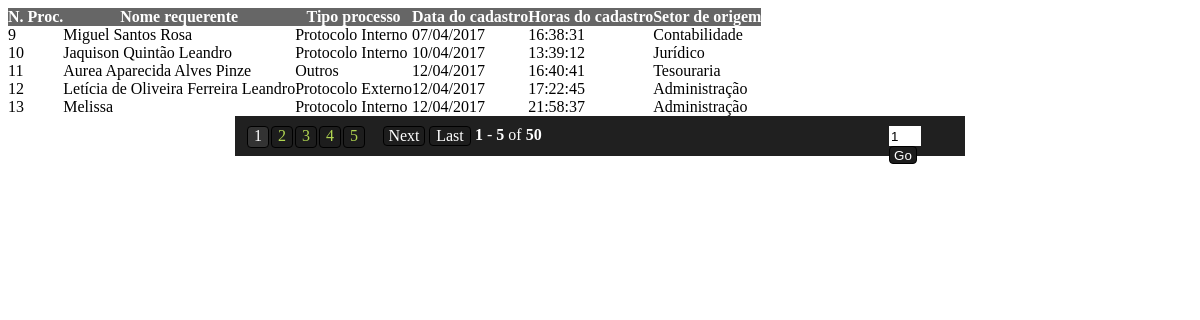
Before: /frm/pesquisa.php (signed in) with the older database file.
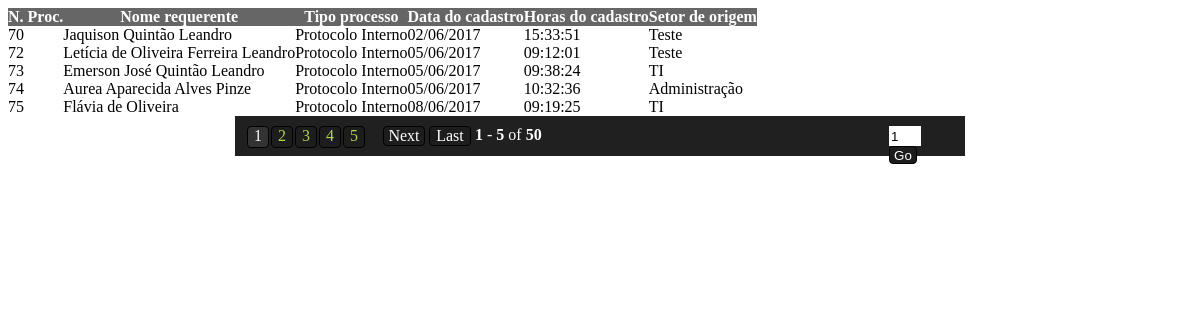
After: the same page with the newer database file.
### tables this page shows
CREATE TABLE IF NOT EXISTS `proc` (
  `cod` int(11) NOT NULL AUTO_INCREMENT,
  `cod_req` int(11) NOT NULL,
  `user_id` int(11) NOT NULL,
  `tipo` varchar(2) DEFAULT NULL,
  `assunto` text,
  `descricao` varchar(50) DEFAULT NULL,
  `setor` int(11) DEFAULT NULL,
  `data` date DEFAULT NULL,
  `horas` time DEFAULT NULL,
  PRIMARY KEY (`cod`),
  KEY `cod_req` (`cod_req`),
  KEY `user_id` (`user_id`)
);

CREATE TABLE IF NOT EXISTS `req` (
  `cod` int(10) unsigned NOT NULL AUTO_INCREMENT,
  `nome` varchar(60) NOT NULL,
  `tipo` char(1) NOT NULL,
  `cpf` varchar(18) NOT NULL,
  `sexo` char(1) NOT NULL,
  `tel` varchar(14) DEFAULT NULL,
  `cel` varchar(14) DEFAULT NULL,
  `rec` varchar(14) DEFAULT NULL,
  `email` varchar(30) DEFAULT NULL,
  PRIMARY KEY (`cod`),
  UNIQUE KEY `cpf` (`cpf`)
);

CREATE TABLE IF NOT EXISTS `setor` (
  `cod_setor` int(11) NOT NULL AUTO_INCREMENT,
  `setor` varchar(50) NOT NULL DEFAULT '0',
  `responsavel` varchar(50) DEFAULT NULL,
  PRIMARY KEY (`cod_setor`)
);

### frm/pesquisa.php (the view, shortened to what this page needs)
<!DOCTYPE html>
<html lang="pt-br">
	<head>
    <link href="../lib/smartpaginator/css/smartpaginator.css" rel="stylesheet" type="text/css" />
	</head>
	<body>
<?php
    require_once "check.php";
	$user_id = $_SESSION['user_id'];
require_once "../config/init.php";
$sql0_query = mysqli_query($link,"SELECT u.permission AS permissao FROM users u WHERE u.id ='".$user_id."'");
$r0 = mysqli_fetch_array($sql0_query);
       $p0 = $r0["permissao"];
if ($p0 == "0"){
$sql_query = mysqli_query($link,"SELECT p.cod, r.nome, p.tipo, DATE_FORMAT(p.data,'%d/%m/%Y') AS data, p.horas,s.setor AS setor FROM proc p, req r, setor s WHERE p.cod_req = r.cod
AND s.cod_setor = p.setor AND p.user_id = '".$user_id."' ORDER BY cod ASC");
}
else
{
$sql_query = mysqli_query($link,"SELECT p.cod, r.nome, p.tipo, DATE_FORMAT(p.data,'%d/%m/%Y') AS data, p.horas,s.setor AS setor FROM proc p, req r, setor s WHERE p.cod_req = r.cod
AND s.cod_setor = p.setor ORDER BY cod ASC");
}
?>
<form name="cadastro" id="cadastro" method="POST">
<table id="mt-1" cellpadding="0" cellspacing="0" border="0" class="table">
      <tr>
        <th align='center' valign='middle'  bgColor='#666666'><font color='#FFF'>N. Proc.</th>
        <th align='center' bgColor='#666666'><font color='#FFF'>Nome requerente</th>
        <th align='center' bgColor='#666666'><font color='#FFF'>Tipo processo</th>
        <th align='center' bgColor='#666666'><font color='#FFF'>Data do cadastro</th>
        <th align='center' bgColor='#666666'><font color='#FFF'>Horas do cadastro</th>
        <th align='center' bgColor='#666666'><font color='#FFF'>Setor de origem</th>
      </tr>
        <?php while ($array = mysqli_fetch_array($sql_query)) {
      if ($array["tipo"]=='PI') $ptipo = "Protocolo Interno";
      if ($array["tipo"]=='PE') $ptipo = "Protocolo Externo";
      if ($array["tipo"]=='OT') $ptipo = "Outros";
        $cod = $array["cod"];
        $req = $array["nome"];
        $tipo = $ptipo;
        $data = $array["data"];
        $horas = $array["horas"];
        $setor = $array["setor"];
        ?>
      <tr>
        <td><?php echo $cod ?></td>
        <td><?php echo $req ?></td>
        <td><?php echo $tipo ?></td>
        <td><?php echo $data ?></td>
        <td><?php echo $horas ?></td>
        <td><?php echo $setor ?></td>
      </tr>
      <?php } ?>
    </table>
</form>
<div id="pag-1" style="margin: auto;"></div>
</body>
</html>

Changed rows visible on the page:
removed proc: cod "9", cod_req.nome "Miguel Santos Rosa", tipo "Protocolo Interno", data "07/04/2017", horas "16:38:31", setor.setor "Contabilidade"
removed proc: cod "10", cod_req.nome "Jaquison Quintão Leandro", tipo "Protocolo Interno", data "10/04/2017", horas "13:39:12", setor.setor "Jurídico"
removed proc: cod "11", cod_req.nome "Aurea Aparecida Alves Pinze", tipo "Outros", data "12/04/2017", horas "16:40:41", setor.setor "Tesouraria"
removed proc: cod "12", cod_req.nome "Letícia de Oliveira Ferreira Leandro", tipo "Protocolo Externo", data "12/04/2017", horas "17:22:45", setor.setor "Administração"
removed proc: cod "13", cod_req.nome "Melissa", tipo "Protocolo Interno", data "12/04/2017", horas "21:58:37", setor.setor "Administração"
added proc: cod "70", cod_req.nome "Jaquison Quintão Leandro", tipo "Protocolo Interno", data "02/06/2017", horas "15:33:51", setor.setor "Teste"
added proc: cod "72", cod_req.nome "Letícia de Oliveira Ferreira Leandro", tipo "Protocolo Interno", data "05/06/2017", horas "09:12:01", setor.setor "Teste"
added proc: cod "73", cod_req.nome "Emerson José Quintão Leandro", tipo "Protocolo Interno", data "05/06/2017", horas "09:38:24", setor.setor "TI"
added proc: cod "74", cod_req.nome "Aurea Aparecida Alves Pinze", tipo "Protocolo Interno", data "05/06/2017", horas "10:32:36", setor.setor "Administração"
added proc: cod "75", cod_req.nome "Flávia de Oliveira", tipo "Protocolo Interno", data "08/06/2017", horas "09:19:25", setor.setor "TI"
